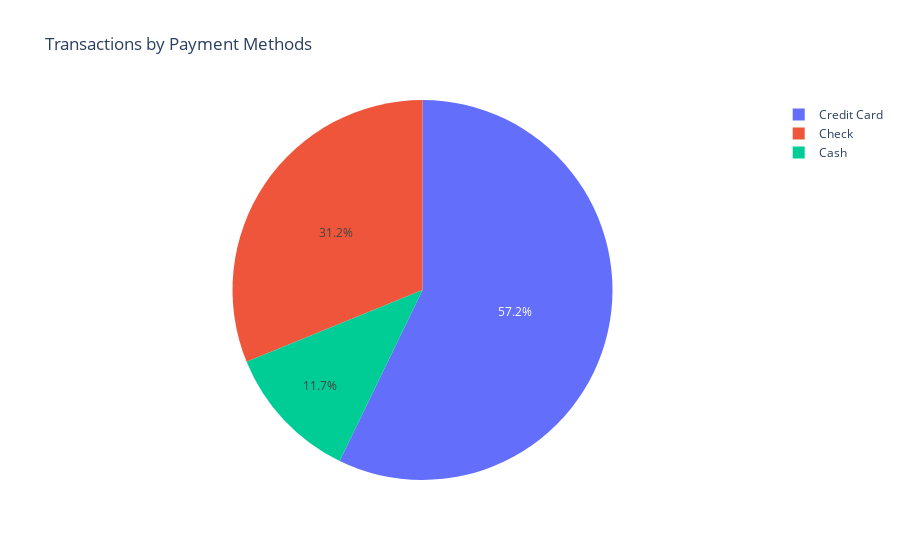

Notebook code for this chart:
### Code cell
# Count values for Payment Method
pay_method_count = sales_df['Payment Method'].value_counts().reset_index()
pay_method_count.rename(columns={'index':'Payment Method', 'Payment Method':'Count'}, inplace=True)

#  Pie chart of Payment Method count
px.pie(pay_method_count,
       values='Count',
       names='Payment Method',
       title= 'Transactions by Payment Methods')

### Figure 1 — Plotly figure (JSON) as saved in the notebook; plotly's stock layout.template omitted (floating-point values rounded to 4 significant figures)
{"data": [{"domain": {"x": [0, 1], "y": [0, 1]}, "hovertemplate": "Payment Method=%{label}<br>Count=%{value}<extra></extra>", "labels": ["Credit Card", "Check", "Cash"], "legendgroup": "", "name": "", "showlegend": true, "type": "pie", "values": [211, 115, 43]}], "layout": {"legend": {"tracegroupgap": 0}, "title": {"text": "Transactions by Payment Methods"}}}
